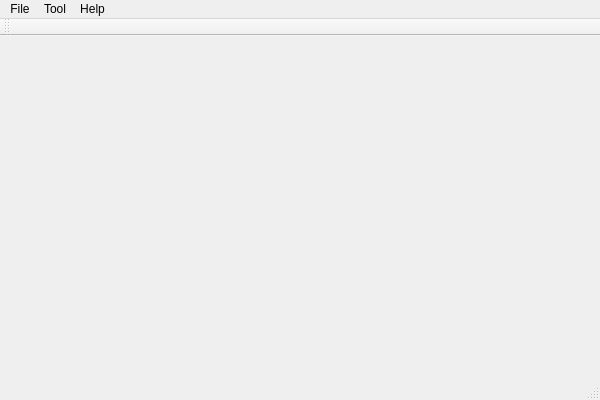
<?xml version="1.0" encoding="UTF-8"?>
<ui version="4.0">
 <class>MainWindow</class>
 <widget class="QMainWindow" name="MainWindow">
  <property name="geometry">
   <rect>
    <x>0</x>
    <y>0</y>
    <width>600</width>
    <height>400</height>
   </rect>
  </property>
  <property name="windowTitle">
   <string>MainWindow</string>
  </property>
  <widget class="QWidget" name="centralWidget">
   <widget class="Windows" name="widget" native="true">
    <property name="geometry">
     <rect>
      <x>80</x>
      <y>70</y>
      <width>381</width>
      <height>201</height>
     </rect>
    </property>
   </widget>
  </widget>
  <widget class="QMenuBar" name="menuBar">
   <property name="geometry">
    <rect>
     <x>0</x>
     <y>0</y>
     <width>600</width>
     <height>21</height>
    </rect>
   </property>
   <widget class="QMenu" name="menuArchivo">
    <property name="title">
     <string>File</string>
    </property>
    <addaction name="actionOpen_PVM"/>
    <addaction name="actionOpen_RAW"/>
    <addaction name="separator"/>
    <addaction name="actionExit"/>
   </widget>
   <widget class="QMenu" name="menuTool">
    <property name="title">
     <string>Tool</string>
    </property>
    <addaction name="actionRotate_X"/>
    <addaction name="actionRotate_Y"/>
    <addaction name="actionRotate_Z"/>
    <addaction name="separator"/>
    <addaction name="actionScale_X"/>
    <addaction name="actionScale_Y"/>
    <addaction name="actionScale_Z"/>
    <addaction name="separator"/>
    <addaction name="actionTransfer_Function"/>
    <addaction name="actionReset_Function"/>
   </widget>
   <widget class="QMenu" name="menuHelp">
    <property name="title">
     <string>Help</string>
    </property>
    <addaction name="actionAbout"/>
   </widget>
   <addaction name="menuArchivo"/>
   <addaction name="menuTool"/>
   <addaction name="menuHelp"/>
  </widget>
  <widget class="QToolBar" name="mainToolBar">
   <attribute name="toolBarArea">
    <enum>TopToolBarArea</enum>
   </attribute>
   <attribute name="toolBarBreak">
    <bool>false</bool>
   </attribute>
  </widget>
  <widget class="QStatusBar" name="statusBar"/>
  <action name="actionOpen_PVM">
   <property name="text">
    <string>Open PVM</string>
   </property>
  </action>
  <action name="actionOpen_RAW">
   <property name="text">
    <string>Open RAW</string>
   </property>
  </action>
  <action name="actionExit">
   <property name="text">
    <string>Exit</string>
   </property>
  </action>
  <action name="actionRotate_X">
   <property name="checkable">
    <bool>true</bool>
   </property>
   <property name="checked">
    <bool>true</bool>
   </property>
   <property name="enabled">
    <bool>false</bool>
   </property>
   <property name="text">
    <string>Rotate X</string>
   </property>
  </action>
  <action name="actionRotate_Y">
   <property name="checkable">
    <bool>true</bool>
   </property>
   <property name="text">
    <string>Rotate Y</string>
   </property>
  </action>
  <action name="actionRotate_Z">
   <property name="checkable">
    <bool>true</bool>
   </property>
   <property name="text">
    <string>Rotate Z</string>
   </property>
  </action>
  <action name="actionScale_X">
   <property name="checkable">
    <bool>true</bool>
   </property>
   <property name="checked">
    <bool>true</bool>
   </property>
   <property name="enabled">
    <bool>false</bool>
   </property>
   <property name="text">
    <string>Scale X</string>
   </property>
  </action>
  <action name="actionScale_Y">
   <property name="checkable">
    <bool>true</bool>
   </property>
   <property name="text">
    <string>Scale Y</string>
   </property>
  </action>
  <action name="actionScale_Z">
   <property name="checkable">
    <bool>true</bool>
   </property>
   <property name="text">
    <string>Scale Z</string>
   </property>
  </action>
  <action name="actionTransfer_Function">
   <property name="checkable">
    <bool>true</bool>
   </property>
   <property name="checked">
    <bool>true</bool>
   </property>
   <property name="text">
    <string>Transfer Function</string>
   </property>
  </action>
  <action name="actionAbout">
   <property name="text">
    <string>About...</string>
   </property>
  </action>
  <action name="actionReset_Function">
   <property name="text">
    <string>Reset Function</string>
   </property>
  </action>
 </widget>
 <layoutdefault spacing="6" margin="11"/>
 <customwidgets>
  <customwidget>
   <class>Windows</class>
   <extends>QWidget</extends>
   <header>windows.h</header>
   <container>1</container>
  </customwidget>
 </customwidgets>
 <resources/>
 <connections/>
</ui>
